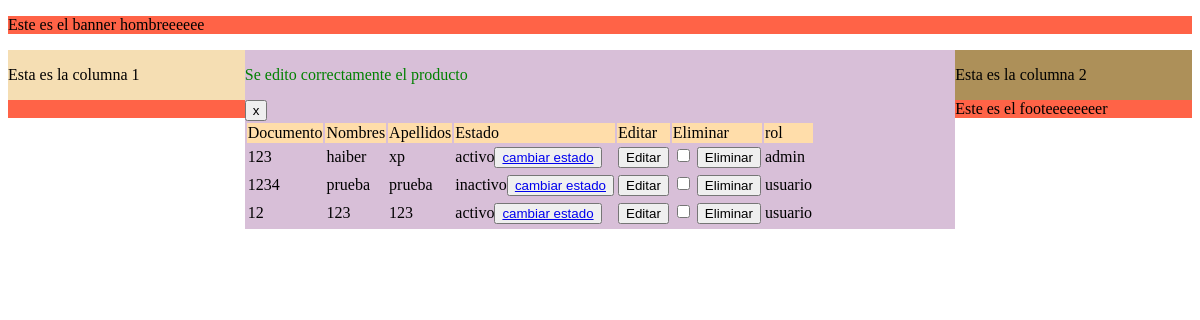
The app's page /codigo/pre_consultar_usuarios.php?ed=y (signed in), older data.
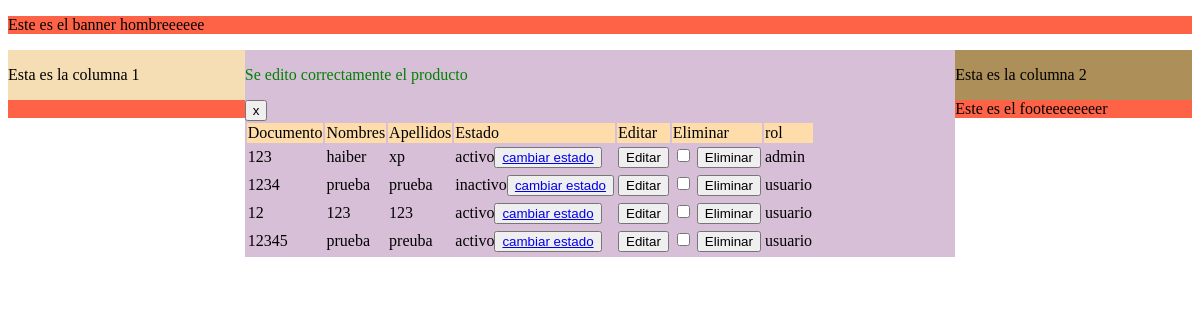
The same page, newer data.
### tables this page shows
CREATE TABLE IF NOT EXISTS `usuarios` (
  `id_usuario` int(5) NOT NULL AUTO_INCREMENT,
  `documento` varchar(15) NOT NULL,
  `password` varchar(40) NOT NULL,
  `nombres` varchar(100) NOT NULL,
  `apellidos` varchar(100) NOT NULL,
  `fk_id_roles` varchar(5) NOT NULL,
  `fk_id_estado` varchar(5) NOT NULL,
  PRIMARY KEY (`id_usuario`)
);

CREATE TABLE IF NOT EXISTS `estados` (
  `id_estado` int(5) NOT NULL AUTO_INCREMENT,
  `nombre_estado` varchar(15) NOT NULL,
  PRIMARY KEY (`id_estado`)
);

CREATE TABLE IF NOT EXISTS `roles` (
  `id_roles` int(5) NOT NULL AUTO_INCREMENT,
  `roles` varchar(40) NOT NULL,
  PRIMARY KEY (`id_roles`)
);

### codigo/pre_consultar_usuarios.php (the view, shortened to what this page needs)
<!DOCTYPE html>
<html lang="en">
<head>
    <link rel="stylesheet" href="../estilos/estilos.css">
</head>
<body>
<div id="banner">
<?php include("banner.php") ?>
</div>
<div id="general">
<div id="col1">
<?php include("col1.php") ?>
</div>
<div id="cuerpo">
<?php
if(isset($_GET['ed'])){
    if($edd="y"){
        echo "<div id='cierre'>";
        echo "<p style='color:green'>Se edito correctamente el producto</p>";
        echo "<input type='button' value='x' onclick='cerrar();'>";
        echo "</div>";
    }
}
?>
<?php
include("conexion.php");
echo "<table>";
echo "<tr bgcolor='#fFDDAA'>";
echo "<td>Documento</td>";
echo "<td>Nombres</td>";
echo "<td>Apellidos</td>";
echo "<td>Estado</td>";
echo "<td>Editar</td>";
echo "<td>Eliminar</td>";
echo "<td>rol</td>";
echo "</tr>";
$consulta = "SELECT U.documento, U.nombres, U.apellidos, U.fk_id_estado, U.fk_id_roles,U.id_usuario,
                    E.id_estado, E.nombre_estado,
                    R.id_roles, R.roles
                    FROM usuarios U
                    INNER JOIN estados E
                    ON U.fk_id_estado = E.id_estado
                    INNER JOIN roles R
                    ON U.fk_id_roles = R.id_roles";
    if(!$resultado = $db->query($consulta)){
    die('hay un error con la consulta o los datos no existen vuelve a comprobar !!![' . $db->error . ']');
    }
    while($fila = $resultado->fetch_assoc()){
        $bdocumento=stripslashes($fila["documento"]);
        $bnombres=stripslashes($fila["nombres"]);
        $bapellidos=stripslashes($fila["apellidos"]);
        $bestado=stripslashes($fila["nombre_estado"]);
        $broles=stripslashes($fila["roles"]);
        $bid_usuario=stripslashes($fila["id_usuario"]);
        echo "<tr>";
        echo "<td>$bdocumento</td>";
        echo "<td>$bnombres</td>";
        echo "<td>$bapellidos</td>";
        echo "<td>$bestado<button><a href='neg_cambio_estado_usuario.php?id=$bdocumento'>cambiar estado</a></button></td>";
        echo "<td>";
        echo "<form action='pre_editar_usuarios.php' id='editar_usuarios' name='editar_usuarios' method='POST' autocomplete='off'>
        <input type='hidden' name='documento' id='documento' value='$bdocumento'>
        <input type='submit'  value='Editar'>
        </form>";
        echo "</td>";
        echo "<td>";
        echo "<form action='neg_eliminar_usuarios.php' id='eliminar_usuarios' name='eliminar_usuarios' method='POST' autocomplete='off'>
        <input type='hidden' name='documento' id='documento' value='$bid_usuario' />
        <input type='checkbox' name='validar' value='checkbox' required />
        <input type='submit'  value='Eliminar' />
        </form>";
        echo "</td>";
        echo "<td>$broles</td>";
        echo "<tr>";
        }
    echo "</table>";
?>
</div>
<div id="col2">
<?php include("col2.php") ?>
</div>
</div>
<div id="footer">
<?php include("footer.php") ?>
</div>
</body>
</html>

### codigo/banner.php (shortened to what this page needs)
<!DOCTYPE html>
<html lang="en">
<head>
</head>
<body>
<p>Este es el banner hombreeeeee</p>
</body>
</html>

### codigo/col1.php (shortened to what this page needs)
<!DOCTYPE html>
<html lang="en">
<head>
</head>
<body>
<p style="justify-content: center;">Esta es la columna 1</p>
</body>
</html>

### codigo/col2.php (shortened to what this page needs)
<!DOCTYPE html>
<html lang="en">
<head>
</head>
<body>
<p style="justify-content: center;">Esta es la columna 2</p>
</body>
</html>

### codigo/footer.php (shortened to what this page needs)
<!DOCTYPE html>
<html lang="en">
<head>
</head>
<body>
<p>Este es el footeeeeeeeer</p>
</body>
</html>

### estilos/estilos.css (style rules this page uses)
#banner { background-color: tomato; width: 100%; }
#general { background-color: yellowgreen; width: 100%; }
#col1 { background-color: wheat; float: left; width: 20%; height: 50%; }
#col2 { background-color: rgb(173, 144, 89); float: right; width: 20%; height: 50%; }
#cuerpo { background-color: thistle; width: 60%; float: left; height: 50%; }
#footer { background-color: tomato; width: 100%; }

Row changes from the older to the newer data that the page shows:
added usuarios: documento "12345", nombres "prueba", apellidos "preuba", estados.nombre_estado "activo", roles.roles "usuario"
